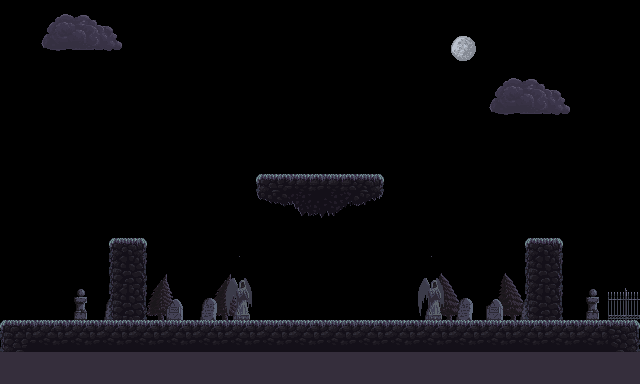

The image is a tile-based game level rendered from a .tmx file. Its description and complete source (layers, tilesets, objects, tile grids) follow:
An orthogonal 20x12 tile map with 32x32 px tiles, 4 tile layers (trees, parts, sky, ground) and 8 objects (centurion).

<map version="1.9" tiledversion="1.9.2" orientation="orthogonal" renderorder="right-down" width="20" height="12" tilewidth="32" tileheight="32" infinite="0" nextlayerid="7" nextobjectid="9">
 <editorsettings>
  <export target="../3.lua" format="lua" />
 </editorsettings>
 <tileset firstgid="1" name="Dark Forest" tilewidth="32" tileheight="32" tilecount="96" columns="12">
  <image source="../../assets/Dark Forest.png" width="384" height="256" />
 </tileset>
 <layer id="3" name="trees" width="20" height="12">
  <data encoding="csv">
0,0,0,0,0,0,0,0,0,0,0,0,0,0,0,0,0,0,0,0,
0,0,0,0,0,0,0,0,0,0,0,0,0,0,0,0,0,0,0,0,
0,0,0,0,0,0,0,0,0,0,0,0,0,0,0,0,0,0,0,0,
0,0,0,0,0,0,0,0,0,0,0,0,0,0,0,0,0,0,0,0,
0,0,0,0,0,0,0,0,0,0,0,0,0,0,0,0,0,0,0,0,
0,0,0,0,0,0,0,0,0,0,0,0,0,0,0,0,0,0,0,0,
0,0,0,0,0,0,0,0,0,0,0,0,0,0,0,0,0,0,0,0,
0,0,0,0,0,0,0,0,0,0,0,0,0,0,0,0,0,0,0,0,
0,0,0,0,52,53,52,53,0,0,0,0,0,54,55,54,55,0,0,0,
0,0,0,0,64,65,64,65,0,0,0,0,0,66,67,66,67,0,0,0,
0,0,0,0,0,0,0,0,0,0,0,0,0,0,0,0,0,0,0,0,
0,0,0,0,0,0,0,0,0,0,0,0,0,0,0,0,0,0,0,0
</data>
 </layer>
 <layer id="2" name="parts" width="20" height="12">
  <data encoding="csv">
0,0,0,0,0,0,0,0,0,0,0,0,0,0,0,0,0,0,0,0,
0,0,0,0,0,0,0,0,0,0,0,0,0,0,0,0,0,0,0,0,
0,0,0,0,0,0,0,0,0,0,0,0,0,0,0,0,0,0,0,0,
0,0,0,0,0,0,0,0,0,0,0,0,0,0,0,0,0,0,0,0,
0,0,0,0,0,0,0,0,0,0,0,0,0,0,0,0,0,0,0,0,
0,0,0,0,0,0,0,0,0,0,0,0,0,0,0,0,0,0,0,0,
0,0,0,0,0,0,0,0,0,0,0,0,0,0,0,0,0,0,0,0,
0,0,0,0,0,0,0,0,0,0,0,0,0,0,0,0,0,0,0,0,
0,0,0,0,0,0,0,73,0,0,0,0,0,73,0,0,0,0,0,0,
0,0,70,72,0,71,72,85,0,0,0,0,0,85,72,71,72,0,70,23,
0,0,0,0,0,0,0,0,0,0,0,0,0,0,0,0,0,0,0,0,
0,0,0,0,0,0,0,0,0,0,0,0,0,0,0,0,0,0,0,0
</data>
 </layer>
 <layer id="4" name="sky" width="20" height="12">
  <data encoding="csv">
0,46,47,48,0,0,0,0,0,0,0,0,0,0,0,0,0,0,0,0,
0,58,59,60,0,0,0,0,0,0,0,0,0,0,24,0,0,0,0,0,
0,0,0,0,0,0,0,0,0,0,0,0,0,0,0,46,47,48,0,0,
0,0,0,0,0,0,0,0,0,0,0,0,0,0,0,58,59,60,0,0,
0,0,0,0,0,0,0,0,0,0,0,0,0,0,0,0,0,0,0,0,
0,0,0,0,0,0,0,0,0,0,0,0,0,0,0,0,0,0,0,0,
0,0,0,0,0,0,0,0,0,0,0,0,0,0,0,0,0,0,0,0,
0,0,0,0,0,0,0,0,0,0,0,0,0,0,0,0,0,0,0,0,
0,0,0,0,0,0,0,0,0,0,0,0,0,0,0,0,0,0,0,0,
0,0,0,0,0,0,0,0,0,0,0,0,0,0,0,0,0,0,0,0,
0,0,0,0,0,0,0,0,0,0,0,0,0,0,0,0,0,0,0,0,
0,0,0,0,0,0,0,0,0,0,0,0,0,0,0,0,0,0,0,0
</data>
 </layer>
 <layer id="1" name="ground" width="20" height="12">
  <data encoding="csv">
0,0,0,0,0,0,0,0,0,0,0,0,0,0,0,0,0,0,0,0,
0,0,0,0,0,0,0,0,0,0,0,0,0,0,0,0,0,0,0,0,
0,0,0,0,0,0,0,0,0,0,0,0,0,0,0,0,0,0,0,0,
0,0,0,0,0,0,0,0,0,0,0,0,0,0,0,0,0,0,0,0,
0,0,0,0,0,0,0,0,0,0,0,0,0,0,0,0,0,0,0,0,
0,0,0,0,0,0,0,0,6,9,9,10,0,0,0,0,0,0,0,0,
0,0,0,0,0,0,0,0,18,19,21,22,0,0,0,0,0,0,0,0,
0,0,0,4,5,0,0,0,0,0,0,0,0,0,0,0,4,5,0,0,
0,0,0,16,17,0,0,0,0,0,0,0,0,0,0,0,16,17,0,0,
0,0,0,16,17,0,0,0,0,0,0,0,0,0,0,0,16,17,0,0,
2,25,25,25,25,25,25,25,25,25,25,25,25,25,25,25,25,25,25,3,
13,13,13,13,13,13,13,13,13,13,13,13,13,13,13,13,13,13,13,13
</data>
 </layer>
 <objectgroup color="#aa0000" id="5" name="collidable">
  <object id="1" x="-2.2078" y="-0.497403" width="3.33337" height="321.333">
   <properties>
    <property name="collidable" type="bool" value="true" />
   </properties>
  </object>
  <object id="2" x="1.03887" y="322.005" width="638.058" height="28.5915">
   <properties>
    <property name="collidable" type="bool" value="true" />
   </properties>
  </object>
  <object id="3" x="110.343" y="241.38" width="35.259" height="77.2916">
   <properties>
    <property name="collidable" type="bool" value="true" />
   </properties>
  </object>
  <object id="4" x="256.714" y="176.717" width="127.248" height="22.6393">
   <properties>
    <property name="collidable" type="bool" value="true" />
   </properties>
  </object>
  <object id="5" x="292.969" y="200.796" width="55.8212" height="13.9815">
   <properties>
    <property name="collidable" type="bool" value="true" />
   </properties>
  </object>
  <object id="6" x="525.647" y="241.38" width="36.8823" height="78.3738">
   <properties>
    <property name="collidable" type="bool" value="true" />
   </properties>
  </object>
  <object id="8" x="640.092" y="-0.497403" width="3.33337" height="321.333">
   <properties>
    <property name="collidable" type="bool" value="true" />
   </properties>
  </object>
 </objectgroup>
 <objectgroup color="#005500" id="6" name="enemies">
  <object id="7" name="Centurion" class="centurion" x="310.29" y="254.789" width="32" height="64" />
 </objectgroup>
</map>
